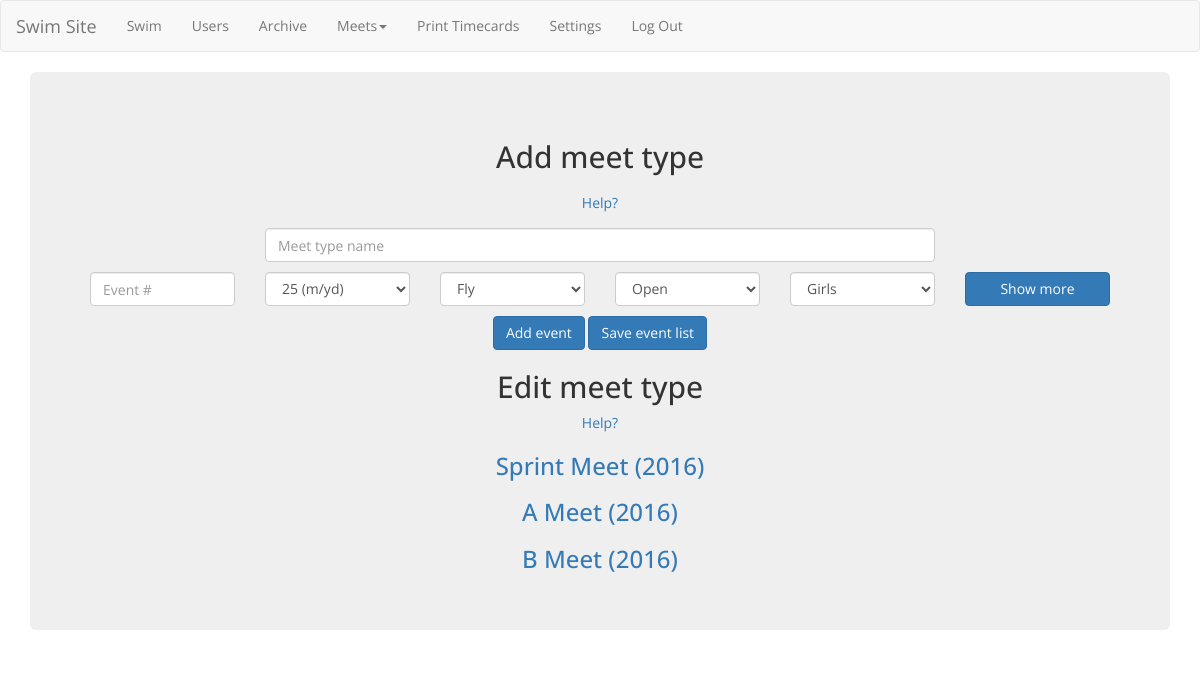
Before: /meet_type.php (signed in) with the older database file.
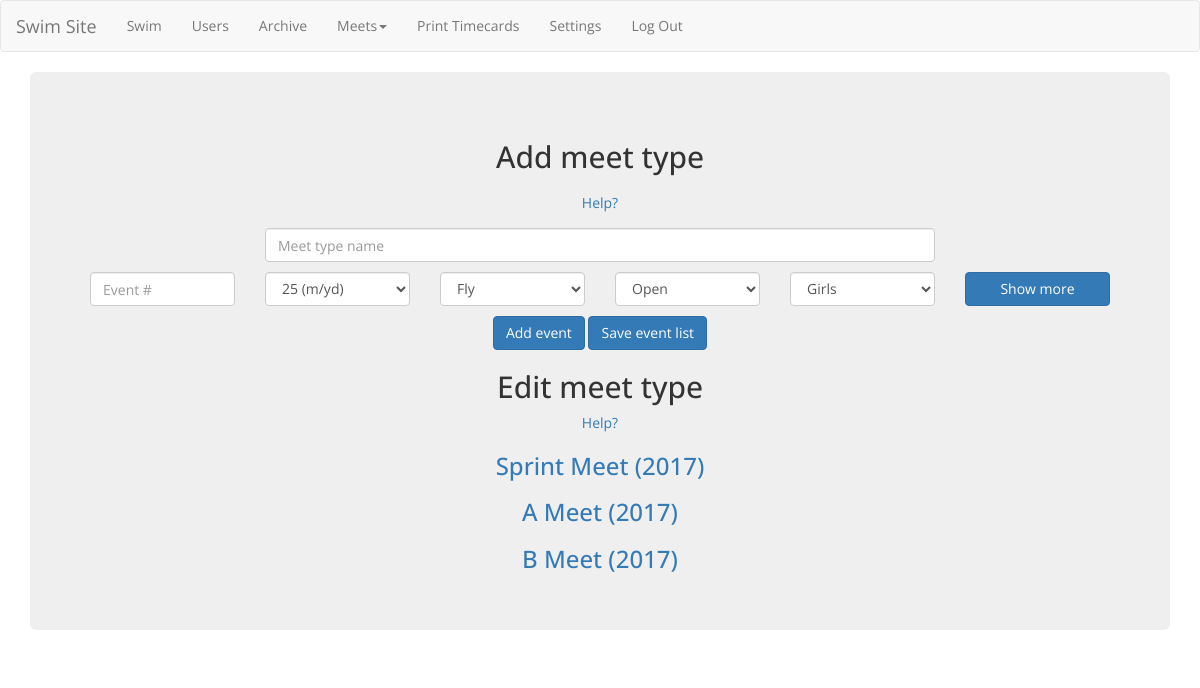
After: the same page with the newer database file.
### tables this page shows
CREATE TABLE `meet_events` (
  `id` int(5) NOT NULL AUTO_INCREMENT,
  `name` varchar(200) NOT NULL,
  `text` mediumtext NOT NULL COMMENT '0=butterfly, 1 = back, 2 = breast, 3 = free, 4 = im relay, 5 = medley relay, 6= free relay',
  `deleted` int(2) NOT NULL DEFAULT '0',
  PRIMARY KEY (`id`),
  UNIQUE KEY `id` (`id`)
);

### includes/edit_meet_type_widget.php (the view, shortened to what this page needs)
<div id="edit_meet_type_widget_whole">
	<h2 class="text-center">Edit meet type</h2>
	<div style="text-align:center;" class="row bottom3">
		<a class="text-center" data-toggle="collapse" href="#edit_meet_type_widget_help">Help?</a>
	</div>
	<?php
		require_once(dirname(__FILE__).'/db_connect.php');
		$stmt = $mysqli->prepare("SELECT id, name, text FROM meet_events WHERE deleted=0");
		$stmt->execute();
		$stmt->bind_result($id, $name, $text);
		while($stmt->fetch()){
			echo '<a data-toggle="collapse" href="#'.$id.'">';
			echo '<h3 class="text-center">'.$name.'</h3>';
			echo '</a>';
					ob_start();?>
				<?php
		}
	?>
</div>

Changed rows visible on the page:
changed meet_events: name "Sprint Meet (2016)" → "Sprint Meet (2017)"
changed meet_events: name "A Meet (2016)" → "A Meet (2017)"
changed meet_events: name "B Meet (2016)" → "B Meet (2017)"
